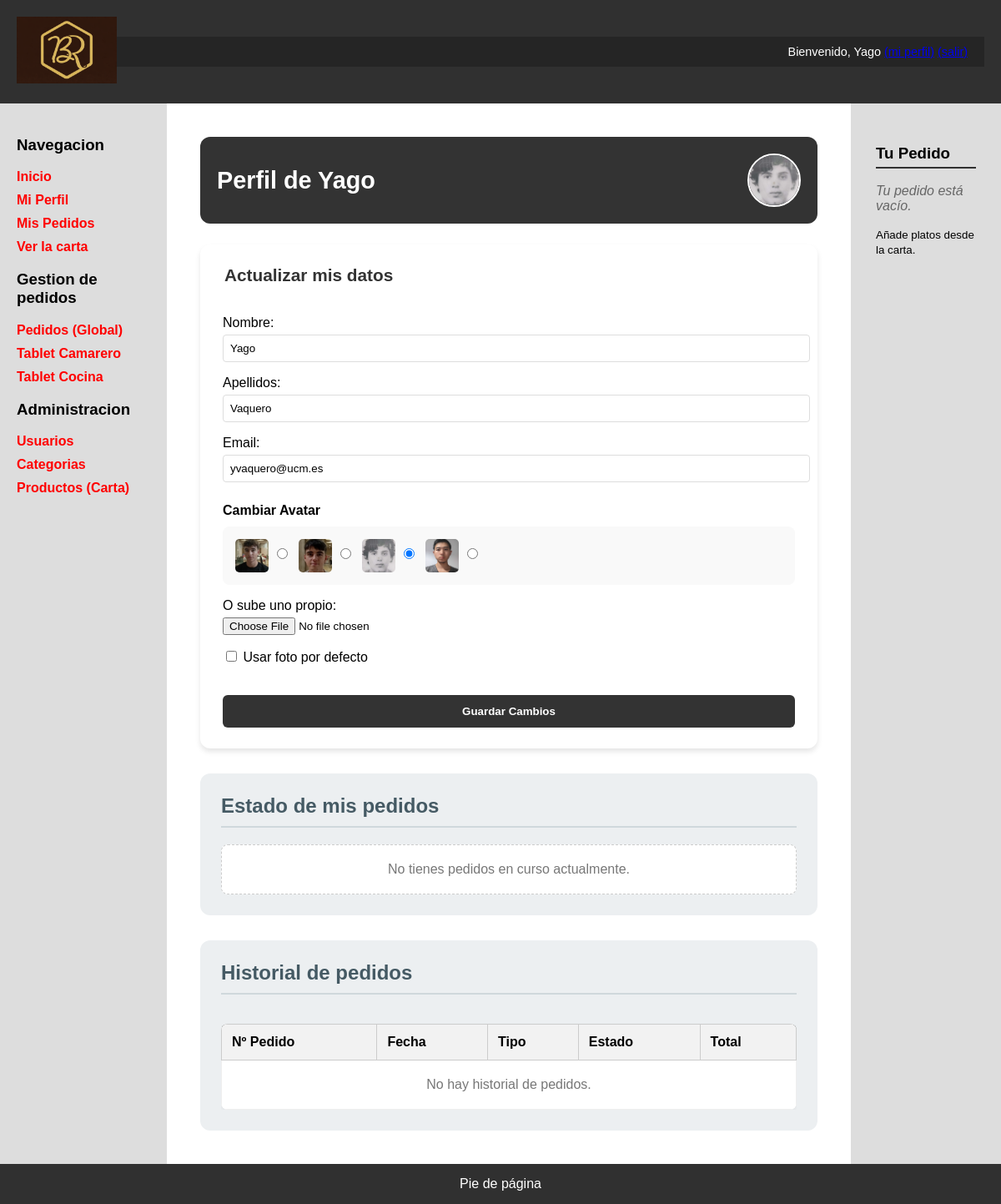
/perfil.php (signed in), run on an earlier commit of the app's database.
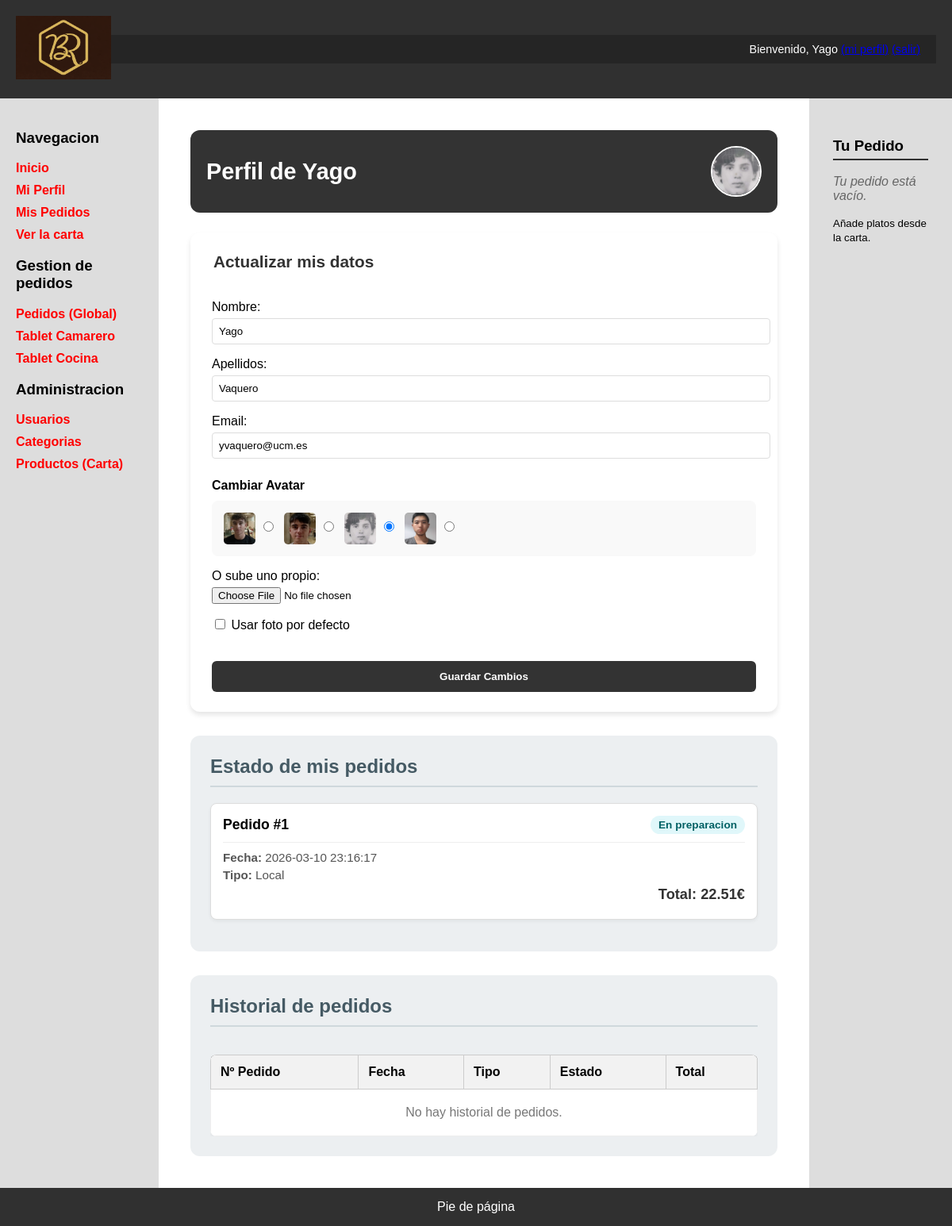
And on a later commit of the database.
### tables this page shows
CREATE TABLE `pedidos` (
  `id` int(11) NOT NULL,
  `id_usuario` int(11) NOT NULL,
  `numero_pedido` int(11) NOT NULL,
  `fecha` datetime DEFAULT current_timestamp(),
  `estado` enum('Recibido','En preparacion','Cocinando','Listo cocina','Terminado','Entregado','Cancelado') NOT NULL DEFAULT 'Recibido',
  `tipo` enum('Local','Llevar') NOT NULL,
  `total` decimal(10,2) NOT NULL DEFAULT 0.00
);

### includes/clases/Formulario.php (called while the page is built, shortened)
<?php
abstract class Formulario
{
    protected static function generaListaErroresGlobales($errores = array(), $classAtt = '')
    {
        $clavesErroresGlobales = array_filter(array_keys($errores), function ($elem) {
            return is_numeric($elem);
        });
        $numErrores = count($clavesErroresGlobales);
        if ($numErrores == 0) {
            return '';
        }
        $html = "<ul class=\"$classAtt\">";
        $html .= '</ul>';
        return $html;
    }
}

### perfil.php (the view, shortened to what the changed rows need)
<?php
$conn = Aplicacion::getInstance()->getConexionBd();
$nombreUsuario = $conn->real_escape_string($_SESSION['nombreUsuario']);
$query = "SELECT * FROM usuarios WHERE nombreUsuario = '$nombreUsuario'";
$rs = $conn->query($query);
$usuario = $rs->fetch_assoc();
$estadosActivos = "'En preparacion', 'Cocinando', 'Listo cocina', 'Terminado'";
$query = "SELECT * FROM pedidos WHERE id_usuario = {$usuario['id']} AND estado IN ($estadosActivos) ORDER BY fecha DESC";
$rs = $conn->query($query);
$htmlActivos = "";
if ($rs && $rs->num_rows > 0) {
    foreach ($rs as $pedido) {
        $htmlActivos .= "
        <div class='perfil-pedido-activo'>
            <div class='perfil-pedido-activo-header'>
                <strong class='perfil-pedido-activo-titulo'>Pedido #{$pedido['numero_pedido']}</strong>
                <span class='perfil-pedido-activo-estado'>{$pedido['estado']}</span>
            </div>
            <div class='perfil-pedido-activo-detalle'>
                <p><strong>Fecha:</strong> {$pedido['fecha']}</p>
                <p><strong>Tipo:</strong> {$pedido['tipo']}</p>
                <p class='perfil-pedido-activo-total'><strong>Total: " . number_format($pedido['total'], 2) . "€</strong></p>
            </div>
        </div>";
    }
} else {
    $htmlActivos = "<div class='perfil-pedido-activo-vacio'>No tienes pedidos en curso actualmente.</div>";
}
$query = "SELECT * FROM pedidos WHERE id_usuario = {$usuario['id']} AND estado NOT IN ($estadosActivos) ORDER BY fecha DESC";
$rs = $conn->query($query);
if ($rs && $rs->num_rows > 0) {
    $filasHistorial = "";
    foreach ($rs as $ped) {
        $total = number_format($ped['total'], 2);
        $filasHistorial .= "
        <tr class='perfil-historial-row'>
            <td class='perfil-historial-cell'>#{$ped['numero_pedido']}</td>
            <td class='perfil-historial-cell'>{$ped['fecha']}</td>
            <td class='perfil-historial-cell'>{$ped['tipo']}</td>
            <td class='perfil-historial-cell'>{$ped['estado']}</td>
            <td class='perfil-historial-cell perfil-historial-cell--total'>{$total}€</td>
        </tr>";
    }
} else {
    $filasHistorial = "<tr><td colspan='5' class='perfil-historial-vacio'>No hay historial de pedidos.</td></tr>";
}
$htmlHistorial = <<<EOS
    <table class='perfil-historial-tabla'>
        <thead class='perfil-historial-thead'>
            <tr>
                <th class='perfil-historial-th'>Nº Pedido</th>
                <th class='perfil-historial-th'>Fecha</th>
                <th class='perfil-historial-th'>Tipo</th>
                <th class='perfil-historial-th'>Estado</th>
                <th class='perfil-historial-th'>Total</th>
            </tr>
        </thead>
        <tbody>$filasHistorial</tbody>
    </table>
EOS;
$formPerfil = new FormularioPerfil($_SESSION['nombreUsuario']);
$htmlFormPerfil = $formPerfil->generaHtml();
$contenidoPrincipal = <<<EOS
    <div class="perfil-header">
        <h1 class="perfil-header-title">Perfil de {$usuario['nombreUsuario']}</h1>
        <img src="img/avatares/{$usuario['avatar']}" class="perfil-header-avatar">
    </div>
    <div class="perfil-layout">
        <div class="perfil-form-wrapper">
            $htmlFormPerfil
        </div>
        <div class="perfil-panels">
            <div class="perfil-panel">
                <h2 class="perfil-panel-title">Estado de mis pedidos</h2>
                <div>$htmlActivos</div>
            </div>
            <div class="perfil-panel">
                <h2 class="perfil-panel-title">Historial de pedidos</h2>
                <div class="perfil-historial-wrapper">$htmlHistorial</div>
            </div>
        </div>
    </div>
EOS;
require __DIR__.'/includes/vistas/plantillas/plantilla.php';

### includes/clases/FormularioPerfil.php (shortened to what the changed rows need)
<?php
class FormularioPerfil extends Formulario
{
    private $nombreUsuario;
    public function __construct($nombreUsuario)
    {
        $this->nombreUsuario = $nombreUsuario;
    }
    public function generaHtml()
    {
        $this->errores = [];
        $datos = $_POST ?: [];
        return $this->generaCamposFormulario($datos);
    }
    protected function generaCamposFormulario(&$datos)
    {
        $conn = Aplicacion::getInstance()->getConexionBd();
        $query = "SELECT * FROM usuarios WHERE nombreUsuario = '{$this->nombreUsuario}'";
        $rs = $conn->query($query);
        $user = $rs->fetch_assoc();
        $nombre    = htmlspecialchars($datos['nombre']     ?? $user['nombre']);
        $apellidos = htmlspecialchars($datos['apellidos']  ?? $user['apellidos']);
        $email     = htmlspecialchars($datos['email']      ?? $user['email']);
        $avatarActual = $datos['avatar_pre'] ?? $user['avatar'];
        $avatares = ['alvar.jpg', 'ethan.jpg', 'yago.jpg', 'zhirun.jpg'];
        $htmlAvatares = "";
        foreach ($avatares as $av) {
            $checked = ($avatarActual == $av) ? "checked" : "";
            $htmlAvatares .= "<label class='perfil-avatar-opcion'><img src='img/avatares/$av'><input type='radio' name='avatar_pre' value='$av' $checked></label>";
        }
        $htmlErrores = self::generaListaErroresGlobales($this->errores);
        return <<<EOF
        $htmlErrores
        <form action="perfil.php" method="POST" enctype="multipart/form-data">
            <input type="hidden" name="formId" value="formPerfil">
            <fieldset class="perfil-fieldset">
                <legend class="perfil-legend">Actualizar mis datos</legend>
                <p>Nombre:<br><input type="text" name="nombre" value="$nombre" class="perfil-input-text" required></p>
                <p>Apellidos:<br><input type="text" name="apellidos" value="$apellidos" class="perfil-input-text"></p>
                <p>Email:<br><input type="email" name="email" value="$email" class="perfil-input-text" required></p>
                <h4 class="perfil-avatar-title">Cambiar Avatar</h4>
                <div class="perfil-avatar-box">$htmlAvatares</div>
                <p>O sube uno propio:<br><input type="file" name="nueva_foto" accept="image/*" class="perfil-file-input"></p>
                <p class="perfil-checkbox"><input type="checkbox" name="borrar_foto"> Usar foto por defecto</p>
                <button type="submit" name="actualizar" class="perfil-submit">Guardar Cambios</button>
            </fieldset>
        </form>
        EOF;
    }
}

What changed in the data, as far as the page shows it:
added pedidos: numero_pedido "1", estado "En preparacion", fecha "2026-03-10 23:16:17", tipo "Local", total "22.51"
Also different on the page:
text no longer shown: "No tienes pedidos en curso actualmente."
